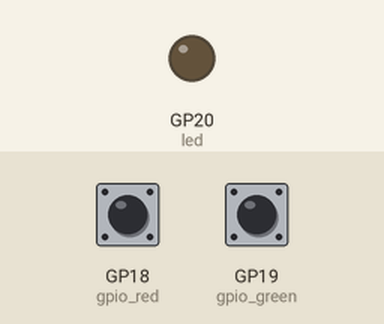
Simulated run of this program. Board: Raspberry Pi Pico running MicroPython. On the bench: output pins drawn as LEDs (lit = HIGH). The test bench sets the inputs (shaded band); at power-on: GP19 (gpio_green) LOW, GP18 (gpio_red) LOW.

Above: at 1.2 s.
1.3 s: GP19 (gpio_green) pulled HIGH for 0.15 s
At 2.5 s:
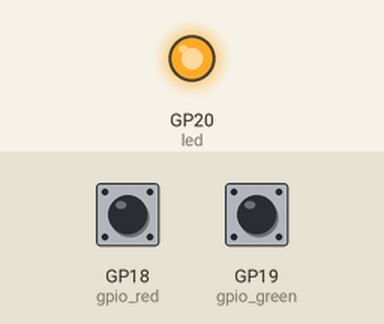
2.9 s: GP18 (gpio_red) pulled HIGH for 0.15 s
At 3.8 s:
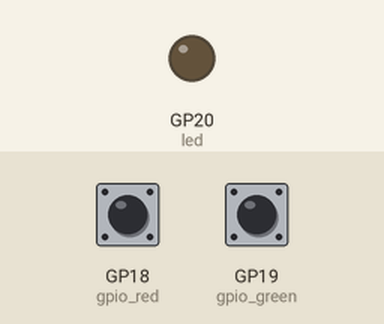
4.5 s: GP19 (gpio_green) pulled HIGH for 1 s
At 5.0 s:
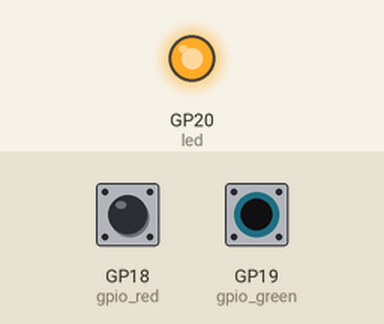
Timing chart, 0 to 7.5 s (numbered marks = the images above; inputs shaded):
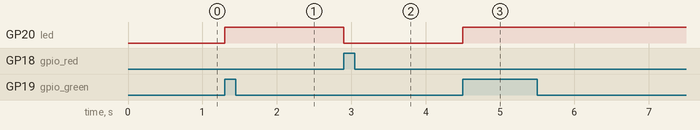

The program:

main.py
```python
from machine import Pin
import time

led = Pin(20, Pin.OUT)
gpio_red = Pin(18, Pin.IN, Pin.PULL_DOWN)
gpio_green = Pin(19, Pin.IN, Pin.PULL_DOWN)


led.value(0)

while True:
    if gpio_green.value():
        led.value(1)

    if gpio_red.value():
        led.value(0)

    time.sleep(0.1)     
```

Measured:
- after the input at 1.3 s, GP20 (led): LOW → HIGH at once
- after the input at 2.9 s, GP20 (led): HIGH → LOW at once
- after the input at 4.5 s, GP20 (led): LOW → HIGH at once
